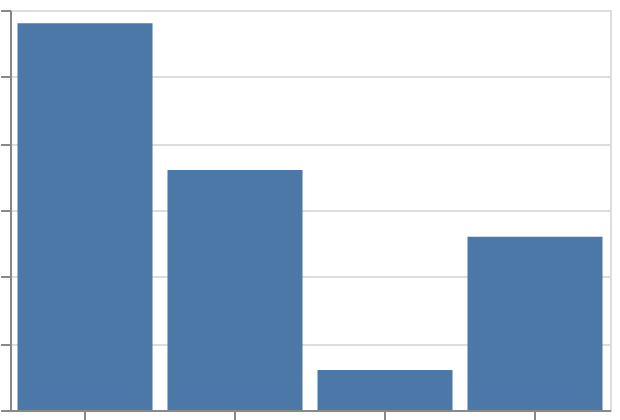

The Vega-Lite source for this figure:
### Vega-Lite specification from a JSON file in a GitHub repository (floating-point values rounded to 4 significant figures)
{"$schema": "https://vega.github.io/schema/vega-lite/v6.json", "description": "sort ascending is the default order of a nominal axis, written out (descending and null are vlx-sort-descending and vlx-sort-null)", "padding": 5, "autosize": "none", "width": 300, "height": 200, "data": {"name": "table", "values": [{"c": "C", "x": 5, "y": 3, "v": 7, "g": "p"}, {"c": "A", "x": 6, "y": 1, "v": 7, "g": "q"}, {"c": "A", "x": 8, "y": 10, "v": 9, "g": "p"}, {"c": "A", "x": 2, "y": 7, "v": 10, "g": "q"}, {"c": "D", "x": 8, "y": 2, "v": 1, "g": "p"}, {"c": "D", "x": 10, "y": 10, "v": 11, "g": "q"}, {"c": "B", "x": 8, "y": 7, "v": 9, "g": "p"}, {"c": "A", "x": 2, "y": 11, "v": 8, "g": "q"}, {"c": "B", "x": 3, "y": 11, "v": 1, "g": "p"}, {"c": "D", "x": 1, "y": 1, "v": 11, "g": "q"}]}, "mark": "bar", "encoding": {"x": {"field": "c", "type": "nominal", "sort": "ascending"}, "y": {"field": "y", "type": "quantitative", "aggregate": "sum"}}}
